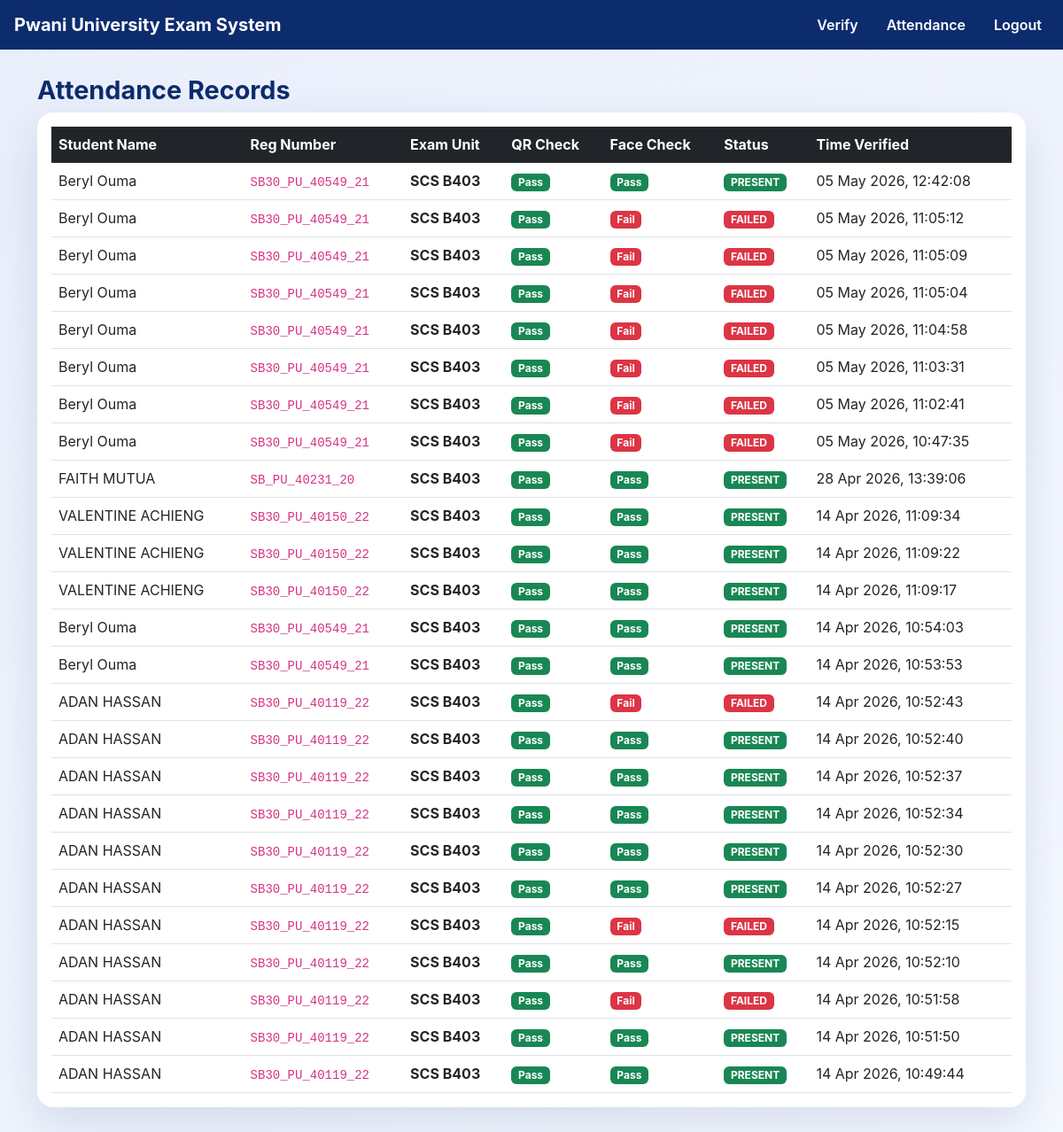
Page /attendance (signed in) on the committed database.
### models.py (models this page shows)
class AttendanceRecord(db.Model):
    id            = db.Column(db.Integer, primary_key=True)
    student_id    = db.Column(db.Integer, db.ForeignKey("student.id"))
    exam_id       = db.Column(db.Integer, db.ForeignKey("exam.id"))
    verified_at   = db.Column(db.DateTime, default=datetime.utcnow)
    qr_verified   = db.Column(db.Boolean, default=False)  # True = QR scanned OK
    face_verified = db.Column(db.Boolean, default=False)  # True = face matched
    status        = db.Column(db.String(20), default="pending")
    student = db.relationship("Student", backref="attendance_records")
    exam    = db.relationship("Exam",    backref="attendance_records")

class Student(db.Model):
    id            = db.Column(db.Integer, primary_key=True)
    reg_number    = db.Column(db.String(50), unique=True, nullable=False)
    full_name     = db.Column(db.String(100), nullable=False)
    course        = db.Column(db.String(100))
    email         = db.Column(db.String(100))
    face_encoding = db.Column(db.Text)       # 128-number face signature, stored as JSON
    qr_code_path  = db.Column(db.String(200))# path to the saved QR code image
    created_at    = db.Column(db.DateTime, default=datetime.utcnow)

class Exam(db.Model):
    id        = db.Column(db.Integer, primary_key=True)
    unit_code = db.Column(db.String(20),  nullable=False)
    unit_name = db.Column(db.String(100), nullable=False)
    exam_date = db.Column(db.DateTime,    nullable=False)
    venue     = db.Column(db.String(100))

### app.py (the view)
@app.route("/attendance")
@invigilator_required
def attendance():
    records = AttendanceRecord.query.order_by(
                  AttendanceRecord.verified_at.desc()).all()
    return render_template("attendance.html", records=records)

### app.py (called while the page is built)
def invigilator_required(f):
    @wraps(f)
    def decorated(*args, **kwargs):
        if not session.get("invigilator_logged_in"):
            flash("Invigilator login required.", "warning")
            return redirect(url_for("invigilator_login"))
        return f(*args, **kwargs)
    return decorated

### templates/attendance.html (shortened to what this page needs)
{% extends "base.html" %}
{% block content %}
<p class="page-title">Attendance Records</p>
<div class="card p-3">
  <table class="table table-hover mb-0">
    <thead class="table-dark">
      <tr>
        <th>Student Name</th>
        <th>Reg Number</th>
        <th>Exam Unit</th>
        <th>QR Check</th>
        <th>Face Check</th>
        <th>Status</th>
        <th>Time Verified</th>
      </tr>
    </thead>
    <tbody>
      {% for r in records %}
      <tr>
        <td>{{ r.student.full_name }}</td>
        <td><code>{{ r.student.reg_number }}</code></td>
        <td><strong>{{ r.exam.unit_code }}</strong></td>
        <td>
          {% if r.qr_verified %}
          <span class="badge bg-success">Pass</span>
          {% else %}
          <span class="badge bg-danger">Fail</span>
          {% endif %}
        </td>
        <td>
          {% if r.face_verified %}
          <span class="badge bg-success">Pass</span>
          {% else %}
          <span class="badge bg-danger">Fail</span>
          {% endif %}
        </td>
        <td>
          <span class="badge
            bg-{% if r.status == "present" %}success{% else %}danger{% endif %}">
            {{ r.status | upper }}
          </span>
        </td>
        <td>{{ r.verified_at.strftime("%d %b %Y, %H:%M:%S") }}</td>
      </tr>
      {% endfor %}
    </tbody>
  </table>
</div>
{% endblock %}

### templates/base.html (style rules this page uses)
body { background: linear-gradient(135deg, #e9eefb 0%, #f4f8ff 100%); font-family: Inter, system-ui, -apple-system, BlinkMacSystemFont, "Segoe UI", sans-serif; }
.card { border: none; border-radius: 18px; box-shadow: 0 18px 50px rgba(15, 43, 101, 0.12); }
.page-title { font-size: 1.8rem; font-weight: 700; color: #0d2c6e; margin-bottom: 0.25rem; }

### rows in the picture
AttendanceRecord: student.full_name "Beryl Ouma", student.reg_number "SB30_PU_40549_21", exam.unit_code "SCS B403", qr_verified "Pass", face_verified "Pass", status "PRESENT", verified_at "05 May 2026, 12:42:08"
AttendanceRecord: student.full_name "Beryl Ouma", student.reg_number "SB30_PU_40549_21", exam.unit_code "SCS B403", qr_verified "Pass", face_verified "Fail", status "FAILED", verified_at "05 May 2026, 11:05:12"
AttendanceRecord: student.full_name "Beryl Ouma", student.reg_number "SB30_PU_40549_21", exam.unit_code "SCS B403", qr_verified "Pass", face_verified "Fail", status "FAILED", verified_at "05 May 2026, 11:05:09"
AttendanceRecord: student.full_name "Beryl Ouma", student.reg_number "SB30_PU_40549_21", exam.unit_code "SCS B403", qr_verified "Pass", face_verified "Fail", status "FAILED", verified_at "05 May 2026, 11:05:04"
AttendanceRecord: student.full_name "Beryl Ouma", student.reg_number "SB30_PU_40549_21", exam.unit_code "SCS B403", qr_verified "Pass", face_verified "Fail", status "FAILED", verified_at "05 May 2026, 11:04:58"
AttendanceRecord: student.full_name "Beryl Ouma", student.reg_number "SB30_PU_40549_21", exam.unit_code "SCS B403", qr_verified "Pass", face_verified "Fail", status "FAILED", verified_at "05 May 2026, 11:03:31"
AttendanceRecord: student.full_name "Beryl Ouma", student.reg_number "SB30_PU_40549_21", exam.unit_code "SCS B403", qr_verified "Pass", face_verified "Fail", status "FAILED", verified_at "05 May 2026, 11:02:41"
AttendanceRecord: student.full_name "Beryl Ouma", student.reg_number "SB30_PU_40549_21", exam.unit_code "SCS B403", qr_verified "Pass", face_verified "Fail", status "FAILED", verified_at "05 May 2026, 10:47:35"
AttendanceRecord: student.full_name "FAITH MUTUA", student.reg_number "SB_PU_40231_20", exam.unit_code "SCS B403", qr_verified "Pass", face_verified "Pass", status "PRESENT", verified_at "28 Apr 2026, 13:39:06"
AttendanceRecord: student.full_name "VALENTINE ACHIENG", student.reg_number "SB30_PU_40150_22", exam.unit_code "SCS B403", qr_verified "Pass", face_verified "Pass", status "PRESENT", verified_at "14 Apr 2026, 11:09:34"
AttendanceRecord: student.full_name "VALENTINE ACHIENG", student.reg_number "SB30_PU_40150_22", exam.unit_code "SCS B403", qr_verified "Pass", face_verified "Pass", status "PRESENT", verified_at "14 Apr 2026, 11:09:22"
AttendanceRecord: student.full_name "VALENTINE ACHIENG", student.reg_number "SB30_PU_40150_22", exam.unit_code "SCS B403", qr_verified "Pass", face_verified "Pass", status "PRESENT", verified_at "14 Apr 2026, 11:09:17"
AttendanceRecord: student.full_name "Beryl Ouma", student.reg_number "SB30_PU_40549_21", exam.unit_code "SCS B403", qr_verified "Pass", face_verified "Pass", status "PRESENT", verified_at "14 Apr 2026, 10:54:03"
AttendanceRecord: student.full_name "Beryl Ouma", student.reg_number "SB30_PU_40549_21", exam.unit_code "SCS B403", qr_verified "Pass", face_verified "Pass", status "PRESENT", verified_at "14 Apr 2026, 10:53:53"
AttendanceRecord: student.full_name "ADAN HASSAN", student.reg_number "SB30_PU_40119_22", exam.unit_code "SCS B403", qr_verified "Pass", face_verified "Fail", status "FAILED", verified_at "14 Apr 2026, 10:52:43"
AttendanceRecord: student.full_name "ADAN HASSAN", student.reg_number "SB30_PU_40119_22", exam.unit_code "SCS B403", qr_verified "Pass", face_verified "Pass", status "PRESENT", verified_at "14 Apr 2026, 10:52:40"
AttendanceRecord: student.full_name "ADAN HASSAN", student.reg_number "SB30_PU_40119_22", exam.unit_code "SCS B403", qr_verified "Pass", face_verified "Pass", status "PRESENT", verified_at "14 Apr 2026, 10:52:37"
AttendanceRecord: student.full_name "ADAN HASSAN", student.reg_number "SB30_PU_40119_22", exam.unit_code "SCS B403", qr_verified "Pass", face_verified "Pass", status "PRESENT", verified_at "14 Apr 2026, 10:52:34"
AttendanceRecord: student.full_name "ADAN HASSAN", student.reg_number "SB30_PU_40119_22", exam.unit_code "SCS B403", qr_verified "Pass", face_verified "Pass", status "PRESENT", verified_at "14 Apr 2026, 10:52:30"
AttendanceRecord: student.full_name "ADAN HASSAN", student.reg_number "SB30_PU_40119_22", exam.unit_code "SCS B403", qr_verified "Pass", face_verified "Pass", status "PRESENT", verified_at "14 Apr 2026, 10:52:27"
AttendanceRecord: student.full_name "ADAN HASSAN", student.reg_number "SB30_PU_40119_22", exam.unit_code "SCS B403", qr_verified "Pass", face_verified "Fail", status "FAILED", verified_at "14 Apr 2026, 10:52:15"
AttendanceRecord: student.full_name "ADAN HASSAN", student.reg_number "SB30_PU_40119_22", exam.unit_code "SCS B403", qr_verified "Pass", face_verified "Pass", status "PRESENT", verified_at "14 Apr 2026, 10:52:10"
AttendanceRecord: student.full_name "ADAN HASSAN", student.reg_number "SB30_PU_40119_22", exam.unit_code "SCS B403", qr_verified "Pass", face_verified "Fail", status "FAILED", verified_at "14 Apr 2026, 10:51:58"
AttendanceRecord: student.full_name "ADAN HASSAN", student.reg_number "SB30_PU_40119_22", exam.unit_code "SCS B403", qr_verified "Pass", face_verified "Pass", status "PRESENT", verified_at "14 Apr 2026, 10:51:50"
AttendanceRecord: student.full_name "ADAN HASSAN", student.reg_number "SB30_PU_40119_22", exam.unit_code "SCS B403", qr_verified "Pass", face_verified "Pass", status "PRESENT", verified_at "14 Apr 2026, 10:49:44"
